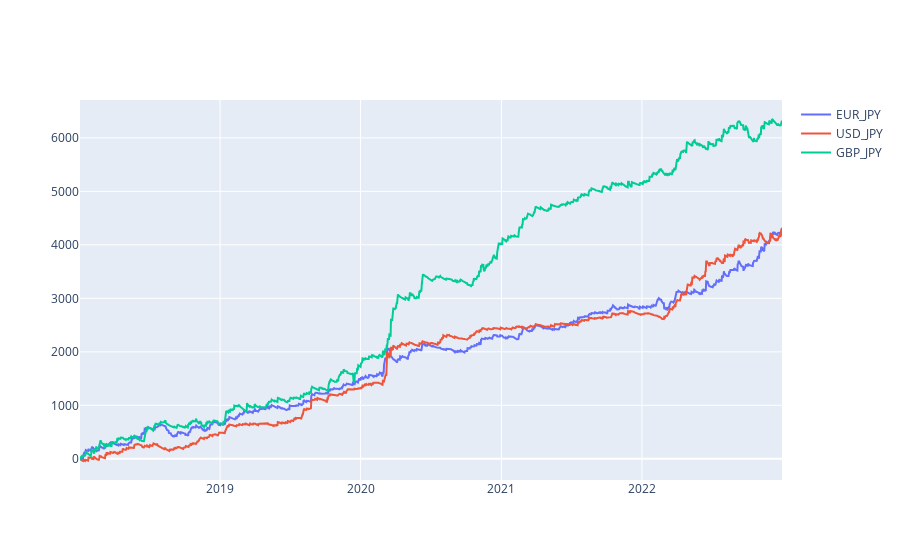

Write notebook code for a chart like this one.
### Code cell
granularity = "M15"
start_date = "2018-01-02"
end_date = "2023-01-02"

pairs = ['EUR_JPY', "USD_JPY", "GBP_JPY"]

fig = go.Figure()
for pairname in pairs:
    df_results = run_pair(start_date, end_date, pairname, granularity)
    fig.add_trace(
        go.Scatter(
            x=df_results.date,
            y=df_results.gain,
            line=dict(width=2),
            line_shape="linear",
            name=pairname,
        )
    )
fig.show()

### Figure 1 — Plotly figure (JSON) as saved in the notebook; plotly's stock layout.template omitted (floating-point values rounded to 4 significant figures; data arrays with more than 128 entries replaced by an {"elided": "..."} marker saying what was removed)
{"data": [{"line": {"shape": "linear", "width": 2}, "name": "EUR_JPY", "type": "scatter", "x": {"elided": "1825 str values"}, "y": {"elided": "1825 float values"}}, {"line": {"shape": "linear", "width": 2}, "name": "USD_JPY", "type": "scatter", "x": {"elided": "1825 str values"}, "y": {"elided": "1825 float values"}}, {"line": {"shape": "linear", "width": 2}, "name": "GBP_JPY", "type": "scatter", "x": {"elided": "1825 str values"}, "y": {"elided": "1825 float values"}}], "layout": {}}
